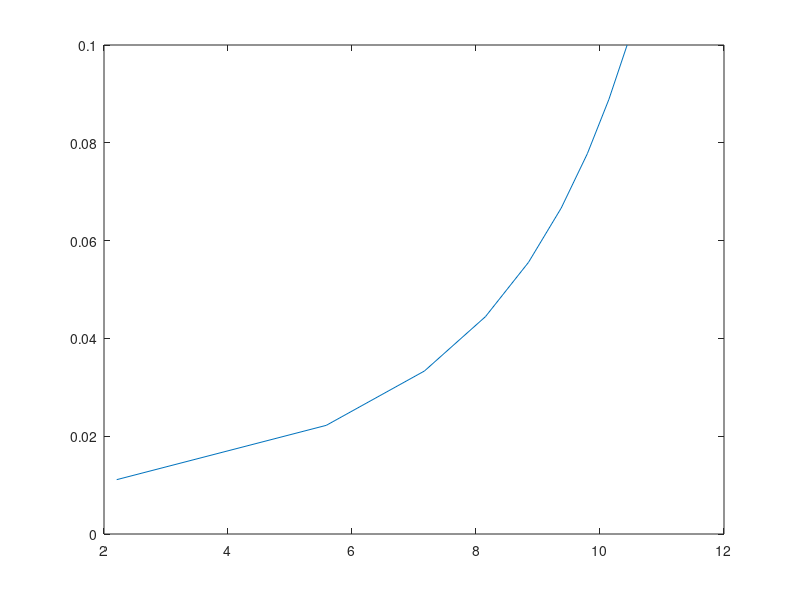

Recreate this plot in MATLAB.
%kan experimentera med dessa grejer inte 100 på hur det funkar
x = linspace(0,0.1,10);
y = 4*log10(10000*sqrt(x))-0.4 -(1./sqrt(x));
plot(y,x);
